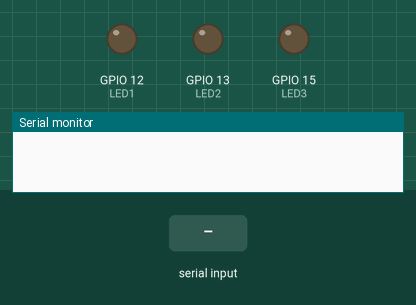
A sketch run on a simulated ESP8266 (NodeMCU). Parts: output pins drawn as LEDs (lit = HIGH), the last lines printed to the serial monitor. The inputs (shaded band) are chosen by the test bench. WiFi joins after 1.5 s; servers stay silent unless stated.

Above: at 2.7 s.
2.8 s: "11" received over Serial
At 4.8 s:
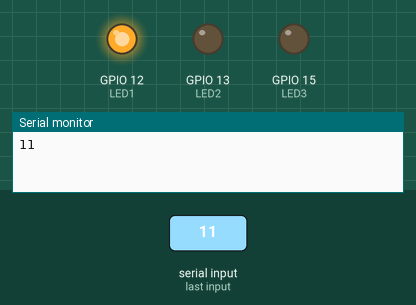
5.3 s: "21" received over Serial
At 6.7 s:
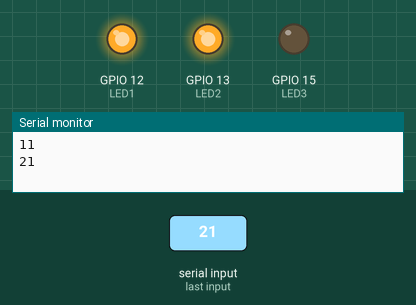
7.8 s: "10" received over Serial
At 9.8 s:
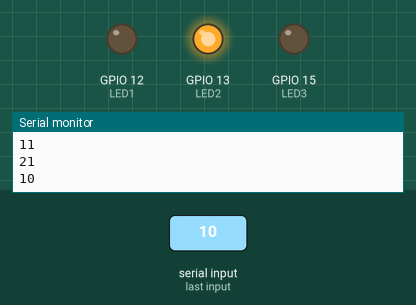
10.3 s: "31" received over Serial
At 11.7 s:
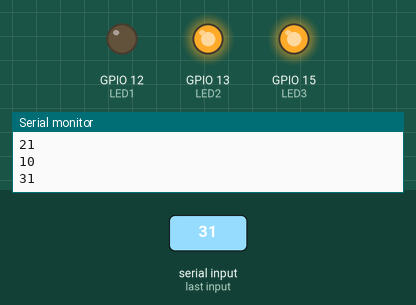
12.8 s: "20" received over Serial
At 14.8 s:
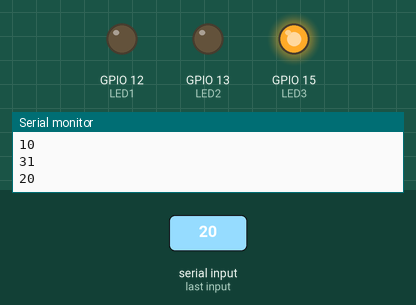
15.3 s: "30" received over Serial
At 16.7 s:
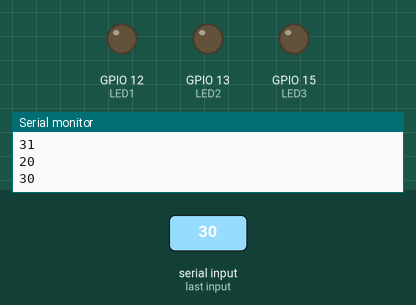
Timing chart, 0 to 18.3 s (numbered marks = the images above; inputs shaded):
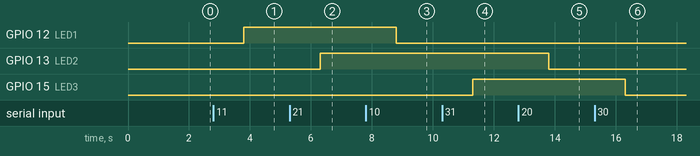

Measured:
- after the input at 2.8 s, GPIO 12 (LED1): LOW → HIGH after 1.0 s
- after the input at 5.3 s, GPIO 13 (LED2): LOW → HIGH after 1.0 s
- after the input at 7.8 s, GPIO 12 (LED1): HIGH → LOW after 1.0 s
- after the input at 10.3 s, GPIO 15 (LED3): LOW → HIGH after 1.0 s
- after the input at 12.8 s, GPIO 13 (LED2): HIGH → LOW after 1.0 s
- after the input at 15.3 s, GPIO 15 (LED3): HIGH → LOW after 1.0 s

The sketch:

lightcontrolJava.ino
```cpp
#include <ESP8266WiFi.h>

// Variables de acceso a wifi
#define WIFI_SSID "Redmi Note 8"
#define WIFI_PASSWORD "76543210"

WiFiClient client;

// Pin de los LED
#define LED1 12  //pin D6 en la tarjeta
#define LED2 13  //pin D7 en la tarjeta
#define LED3 15  //pin D8 en la tarjeta

String dato = "";

void setup() {
  Serial.begin(9600);
  WiFi.begin(WIFI_SSID, WIFI_PASSWORD);     //Coexión a la red WiFi

  //Serial.print("Conectando");
  while (WiFi.status() != WL_CONNECTED) {
    delay(50);
    //Serial.print(".");
  }
  //Serial.println("\nConexión establecida");

  pinMode(LED1, OUTPUT);    //Configuración de los puestos como salida
  pinMode(LED2, OUTPUT);
  pinMode(LED3, OUTPUT);
  digitalWrite(LED1, 0);    //Se inicializan las salidas en 0
  digitalWrite(LED2, 0);
  digitalWrite(LED3, 0);
}

void loop() {

  if(Serial.available()){                   //Se escribe en cada puerto según el mensaje que se lea
    String value = Serial.readString();
    if(value == "11") digitalWrite(LED1, 1);
    if(value == "10") digitalWrite(LED1, 0);

    if(value == "21") digitalWrite(LED2, 1);
    if(value == "20") digitalWrite(LED2, 0);

    if(value == "31") digitalWrite(LED3, 1);
    if(value == "30") digitalWrite(LED3, 0);

    Serial.println(value);                  //Se envia el valor por el puerto Serial
  }
}
```
